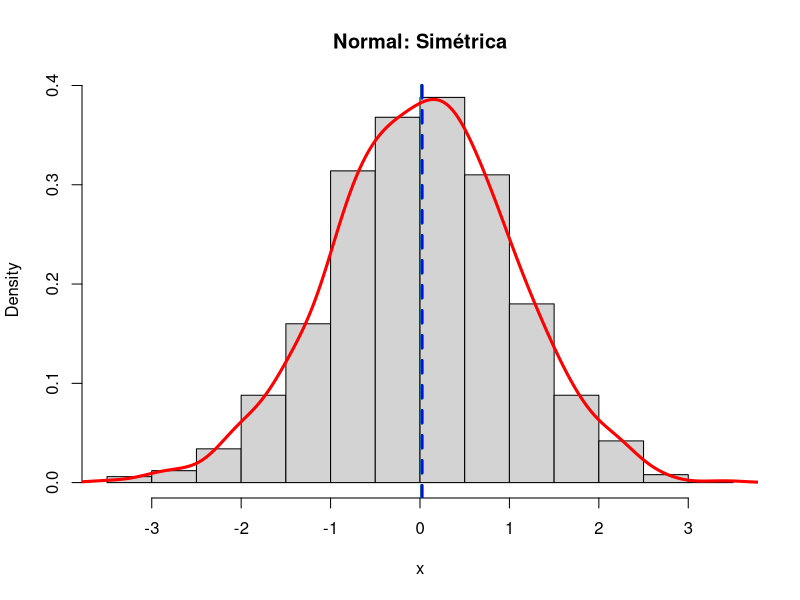
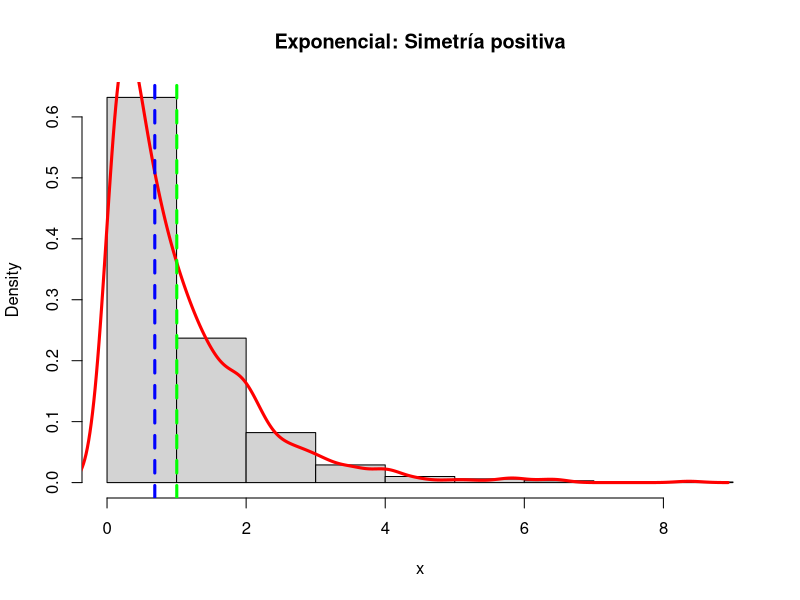
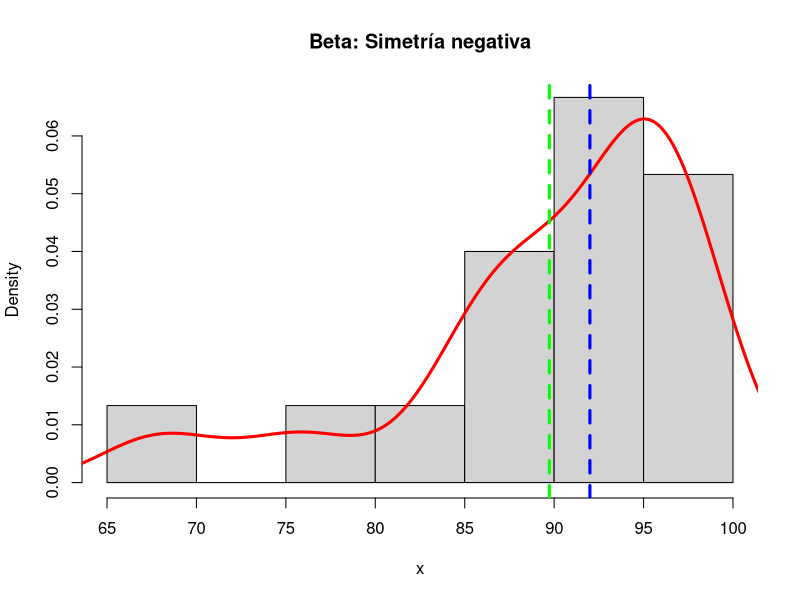
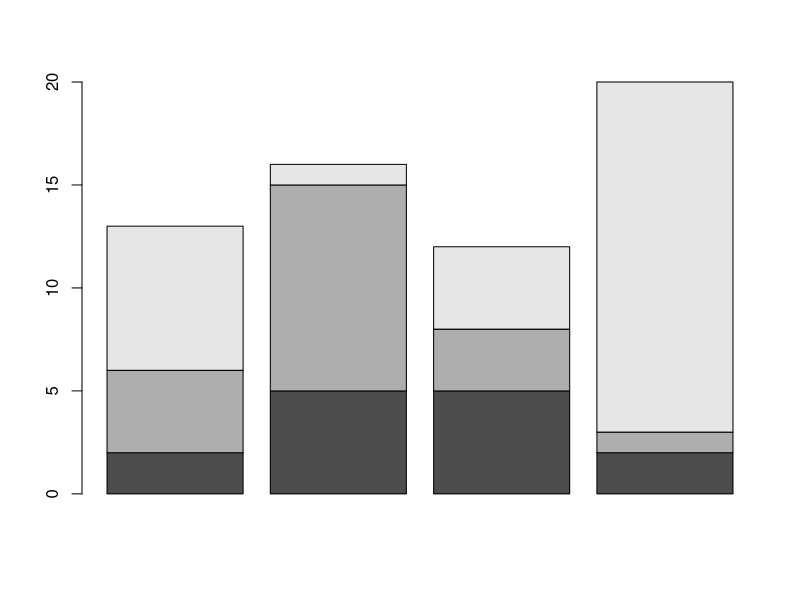
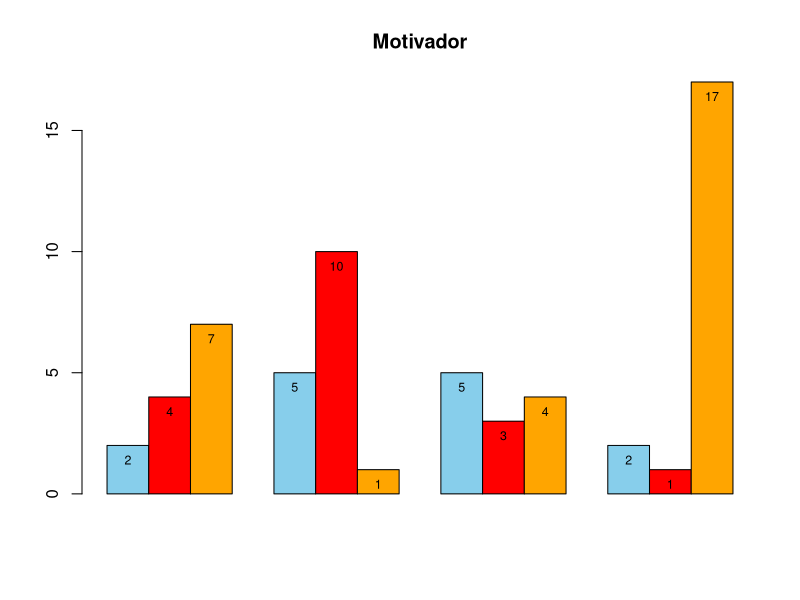
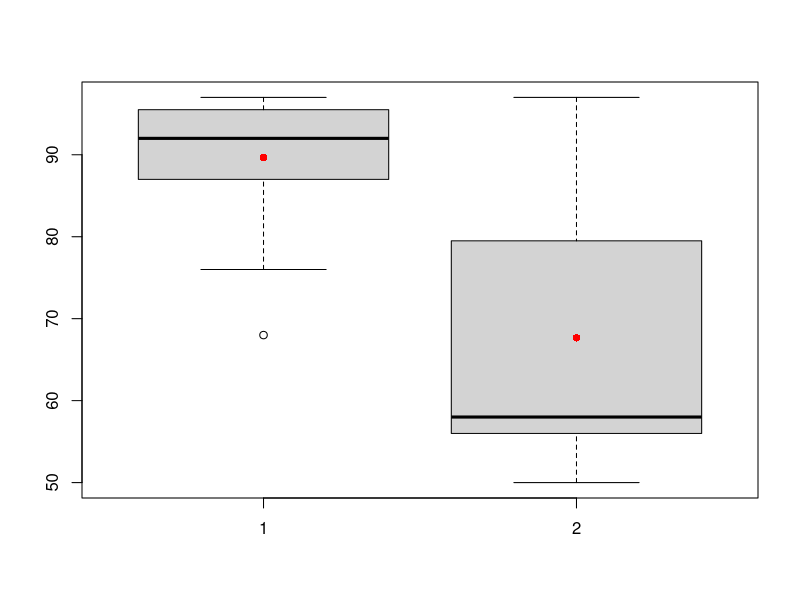
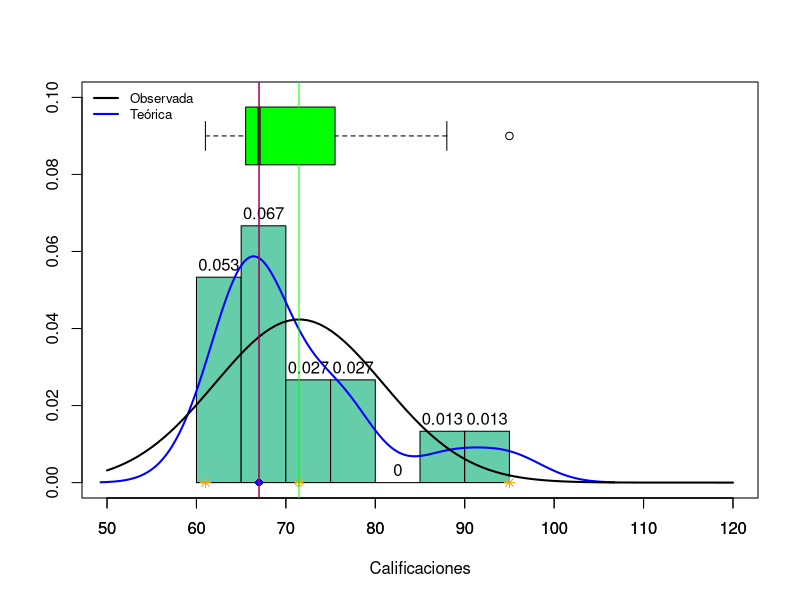
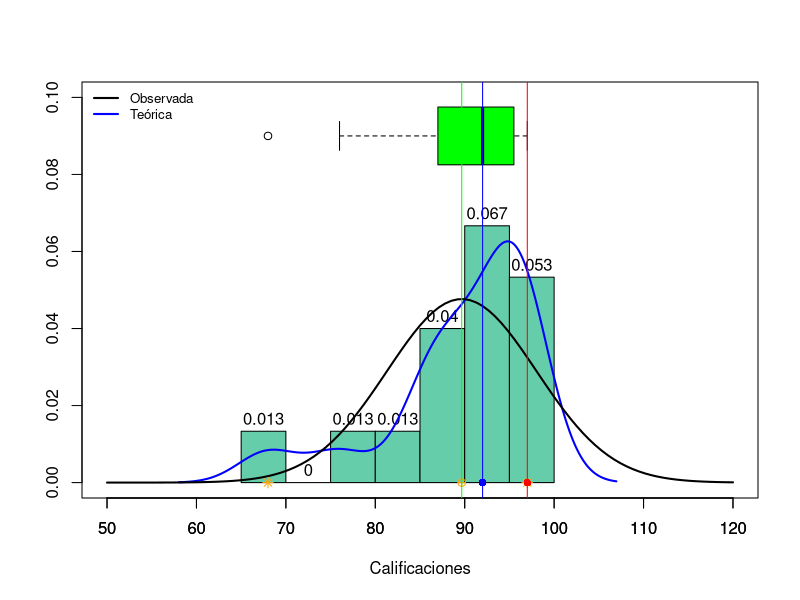

The R source for these figures, in order:
## ---- chunk 1
set.seed(5)
# normal
x = rnorm(1000, 0, 1)  
# x = c(65, 67, 70, 77, 78, 78, 80, 76, 71, 75, 87, 78, 88, 90, 98)
print(sum((x-mean(x))^3)/((length(x)-1)*sd(x)^3))
print(mean(x))
hist(x, main="Normal: Simétrica", freq=FALSE)
lines(density(x), col='red', lwd=3)
abline(v = c(mean(x), median(x)), col=c("green", "blue"), lty=c(2, 2), lwd=c(3, 3))
## ---- chunk 2
set.seed(5)
# exponential
x = rexp(1000,1)
# x = c(65, 67, 72, 77, 66, 78, 62, 66, 71, 75, 68, 78, 68, 90, 98)
hist(x, main="Exponencial: Simetría positiva", freq=FALSE)
lines(density(x), col='red', lwd=3)
abline(v = c(mean(x),median(x)),  col=c("green", "blue"), lty=c(2,2), lwd=c(3, 3))
print(sum((x-mean(x))^3)/((length(x)-1)*sd(x)^3))
## ---- chunk 3
set.seed(5)
# beta
# x= rbeta(10000, 5, 2)
x = c(88, 95, 92, 97, 96, 97, 95, 86, 91, 95, 97, 88, 85, 76, 68)
hist(x, breaks = "Sturges", main="Beta: Simetría negativa", freq=FALSE)
lines(density(x), col='red', lwd=3)
abline(v = c(mean(x), median(x)), col=c("green", "blue"), lty=c(2, 2), lwd=c(3, 3))
print(sum((x-mean(x))^3)/((length(x)-1)*sd(x)^3))
## ---- chunk 4
A <- matrix(c(2, 4, 7, 5, 10, 1, 5, 3, 4, 2, 1, 17), ncol = 4)
barplot(A)
data2 = c(88, 95, 92, 97, 96, 97, 94, 86, 91, 95, 97, 88, 85, 76, 68)
data3 = c(60, 95, 50, 97, 56, 57, 54, 56, 71, 55, 57, 88, 65, 96, 58)

q1<-barplot(A, main="Motivador", horiz=F,  beside=TRUE, col=c("skyblue","red","orange"), legend = rownames(A),legend.text = rownames(A))
text(q1, A-1.2, labels = A, pos = 3, cex = .75)
boxplot(data2,data3)
medias <- c(mean(data2),mean(data3))
points(medias,pch=16,col="red")
## ---- chunk 5
intervalos <- seq(from = 0, to = 120, by = 10) 
data = c(88, 65, 67, 67, 76, 77, 64, 71, 61, 95, 67, 75, 65, 66, 68)
hist(data, breaks = "Sturges", freq =

       F, ylim = c(0, 0.1), xlim = c(50, 120),main='', xlab='Calificaciones', ylab = NULL, col = "aquamarine3",border = "black", labels = TRUE)

boxplot(data, horizontal=TRUE, boxwex=0.03, at=0.09, add=TRUE, axes=TRUE, col=c("GREEN", "red", "red"))
medias <- c(mean(data)) 
points(medias, pch=16, col="blue")
lines(density(data), ylim = c(0, 1), xlim = c(3, 120), lwd = 2, col="blue")
curve(dnorm(x, mean(data), sd(data)), lwd = 2, col = "black", add = T)
legend("topleft", c("Observada", "Teórica"), lty = 1, lwd = 2, col = c("black", "blue"), bty = "n", cex = 0.8)
getmode <- function(v) {
 uniqv <- unique(v)
 uniqv[which.max(tabulate(match(v, uniqv)))]
}
mode <- getmode(data)
#print(length(data))
#print(3.322+log(length(data)))
cat("Media:", mean(data))
cat("Mediana:", median(data))
cat("Moda:", mode)
cat("Quartiles:", quantile(data))
v=0.0
points(min(data), v, pch=8, col="orange")
points(max(data), v, pch=8, col="orange")
points(mode, v, pch=16, col="red")#moda
points(mean(data), v, pch=10, col='orange')#media
points(median(data), v, pch=16, col="blue")#mediana
abline(v=mean(data), col="green")
abline(v=median(data), col="blue")
abline(v=mode, col="red")

## ---- chunk 6
intervalos <- seq(from = 0, to = 120, by = 10) 
data = c(88, 95, 92, 97, 96, 97, 94, 86, 91, 95, 97, 88, 85, 76, 68)
hist(data,  breaks = "Sturges",freq = F, ylim = c(0, 0.1), xlim = c(50, 120),main='', xlab='Calificaciones', ylab = NULL, col = "aquamarine3",border = "black", labels = TRUE)
boxplot(data, horizontal=TRUE,boxwex=0.03, at=0.09,  add=TRUE, axes=TRUE,col=c("GREEN","red","red"))
medias <- c(mean(data)) 
points(medias,pch=16,col="blue")
lines(density(data), ylim = c(0, 1),xlim = c(3, 120), lwd = 2,col="blue")
curve(dnorm(x, mean(data), sd(data)), lwd = 2, col = "black", add = T)
legend("topleft", c("Observada", "Teórica"),lty = 1, lwd = 2, col = c("black", "blue"), bty = "n", cex = 0.8)
getmode <- function(v) {
 uniqv <- unique(v)
 uniqv[which.max(tabulate(match(v, uniqv)))]
}
mode <- getmode(data)
#print(length(data))
#print(3.322+log(length(data)))
cat("Media:",mean(data))
cat("Mediana:",median(data))
cat("Moda:",mode)
cat("Quartiles:",quantile(data))
v=0.0
points(min(data),v,pch=8,col="orange")
points(max(data),v,pch=8,col="orange")
points(mode,v,pch=16,col="red")#moda
points(mean(data),v,pch=10, col='orange')#media
points(median(data),v,pch=16,col="blue")#mediana
abline(v=mean(data), col="green")
abline(v=median(data), col="blue")
abline(v=mode, col="red")
## ---- chunk 7
intervalos <- seq(from = 0, to = 120, by = 10) 
data = c(65, 67, 70, 77, 78, 78, 80, 76, 71, 75, 87, 78, 88, 90, 98)
hist(data, breaks = "Sturges", freq = F, ylim = c(0, 0.1), xlim = c(50, 120), main='', xlab='Calificaciones', ylab = NULL, col = "aquamarine3", border = "black", labels = TRUE)
boxplot(data, horizontal=TRUE, boxwex=0.03, at=0.09, add=TRUE, axes=TRUE, col=c("GREEN", "red", "red"))
medias <- c(mean(data)) 
points(medias, pch=16, col="blue")
lines(density(data), ylim = c(0, 1), xlim = c(3, 120), lwd = 2, col="blue")
curve(dnorm(x, mean(data), sd(data)), lwd = 2, col = "black", add = T)
legend("topleft", c("Observada", "Teórica"), lty = 1, lwd = 2, col = c("black", "blue"), bty = "n", cex = 0.8)
getmode <- function(v) {
 uniqv <- unique(v)
 uniqv[which.max(tabulate(match(v, uniqv)))]
}
mode <- getmode(data)
#print(length(data))
#print(3.322+log(length(data)))
cat("Media:", mean(data))
cat("Mediana:", median(data))
cat("Moda:", mode)
cat("Quartiles:", quantile(data))
v=0.0
points(min(data), v, pch=8, col="orange")
points(max(data), v, pch=8, col="orange")
points(mode, v, pch=16, col="red")#moda
points(mean(data), v, pch=10, col='orange')#media
points(median(data), v, pch=16, col="blue")#mediana
abline(v=mean(data), col="green")
abline(v=median(data), col="blue")
abline(v=mode, col="red")
